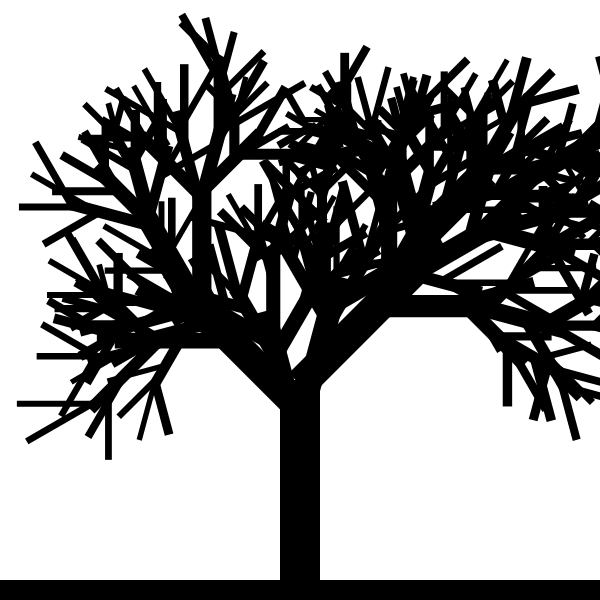
Frame 1 (no input)
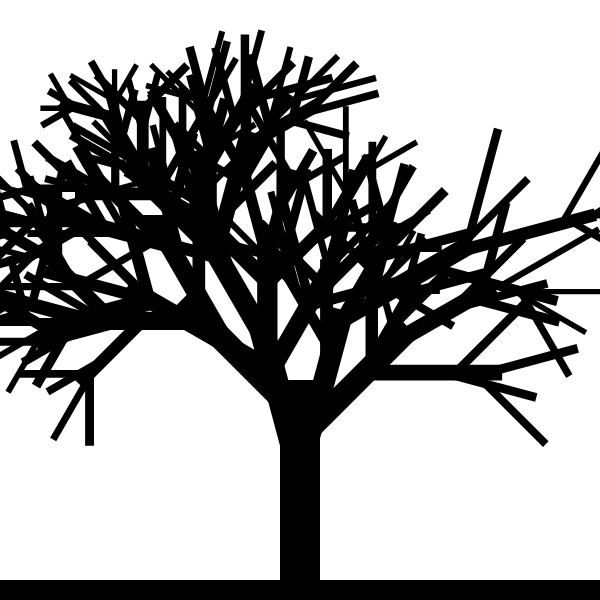
Frame 2 (the mouse pressed at the canvas centre, redrawn once)

The p5.js sketch that drew these frames (run headless with seeded random() and noise() and a simulated clock; the mouse was pressed at the canvas centre and the sketch redrawn once):

// p5.js sketch
// ── sketch.js
/**
 * This sketch will produce an image of a tree. 
 * Jared Donovan, n1234567
 * Based on examples from...
 */

function setup(){
  createCanvas(600, 600);
  fill(0);
  noStroke();
}

function draw(){
  background(255);
  
  rect(0, height - 20, width, 20);

  // Change the coord system to the bottom center of the screen.
  push();
  translate(width / 2, height - 20);
  rotate(radians(180));  
  drawBranch(0, 0, 40, 200, 0);
  pop();

  noLoop();
}

/** 
 * Draws a branch at the specified coord with width w and length l and angle a.
 */ 
function drawBranch(x, y, w, l, a){
  push();
  translate(x, y);
  rotate(radians(a));
  rect(-w / 2, 0, w, l);
  
  // Keep drawing sub-branches (with smaller width) as long as
  // the width of this branch is greater than 10.
  if(w > 10){
    // Draw 4 sub-branches at different angles.
    for(let i = 0; i < 4; i++){
      drawBranch(0, random(l / 2, l), w / random(1.2, 2), l / random(1.1, 1.5), -45 + (i * 30));
    }
  }
  
  pop();
}

function keyPressed(){
	loop();
}
